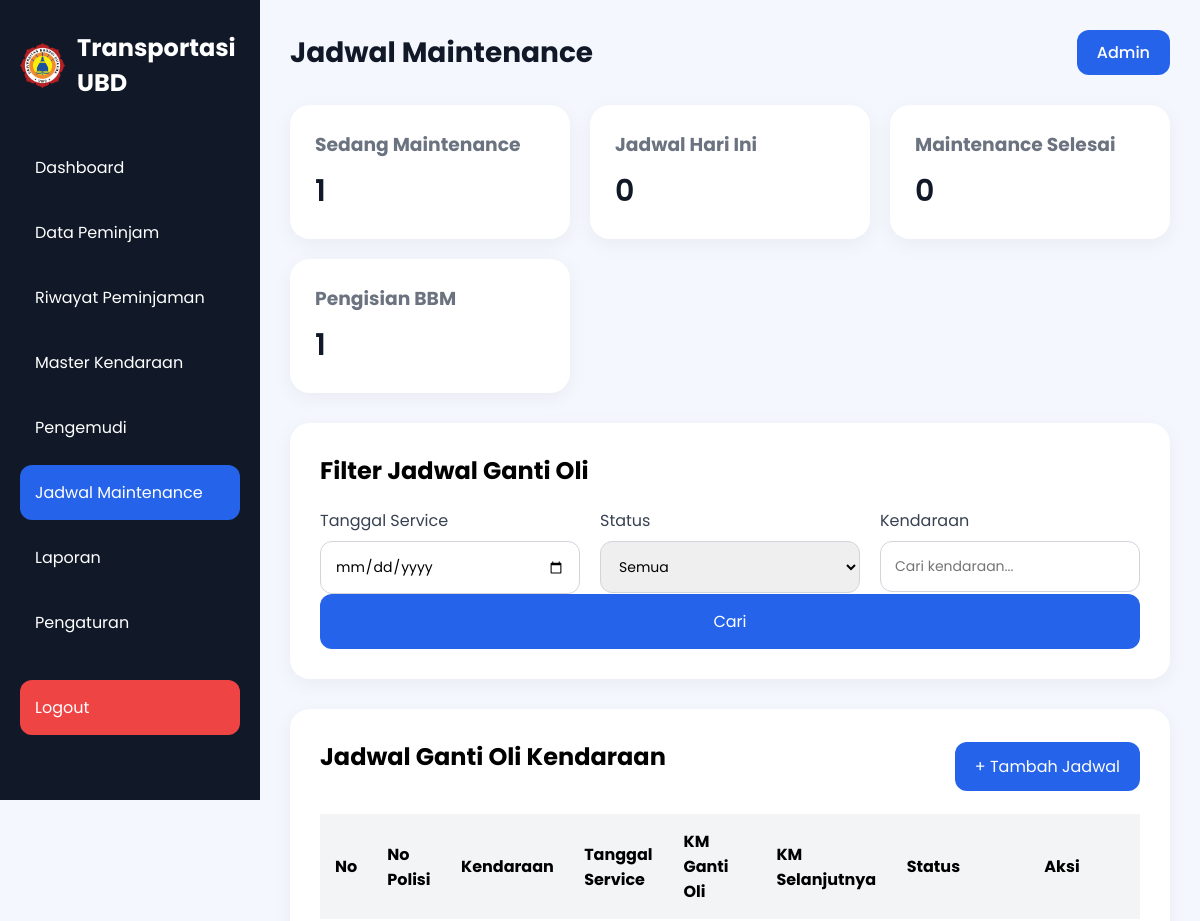
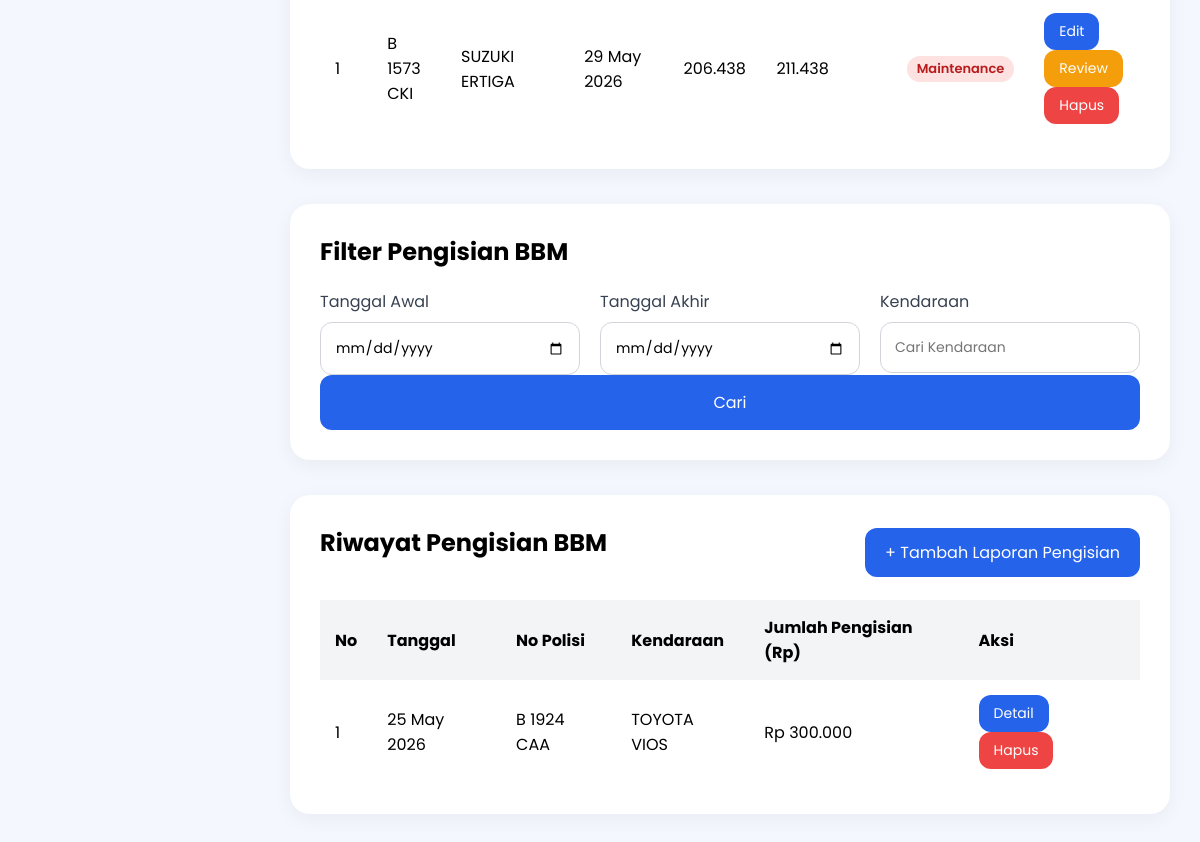
The app's page /jadwal.php (signed in) with its own data (2 pictures, top to bottom).
### tables this page shows
CREATE TABLE `jadwal_ganti_oli_kendaraan_operasional` (
  `id` int(11) NOT NULL,
  `id_kendaraan` int(11) NOT NULL,
  `no_polisi` varchar(20) NOT NULL,
  `tanggal_service` date DEFAULT NULL,
  `tanggal_spk` date DEFAULT NULL,
  `no_spk` varchar(50) DEFAULT NULL,
  `tanggal_lpj` date DEFAULT NULL,
  `no_lpj` varchar(50) DEFAULT NULL,
  `km_ganti_oli` int(11) NOT NULL,
  `km_ganti_oli_selanjutnya` int(11) NOT NULL,
  `keterangan` text DEFAULT NULL,
  `status` varchar(20) NOT NULL DEFAULT 'Proses'
);

CREATE TABLE `kendaraan` (
  `id_kendaraan` int(11) NOT NULL,
  `merk_jenis` varchar(100) NOT NULL,
  `tahun` int(11) NOT NULL,
  `no_polisi` varchar(15) NOT NULL,
  `tgl_pajak_stnk` varchar(30) DEFAULT NULL,
  `jenis` enum('Mobil','Motor') NOT NULL,
  `status` varchar(20) NOT NULL DEFAULT 'siap'
);

CREATE TABLE `pengisian_bbm` (
  `id` int(11) NOT NULL,
  `id_kendaraan` int(11) NOT NULL,
  `id_supir` int(11) NOT NULL,
  `tanggal_pengisian` date NOT NULL,
  `km_sebelum` int(11) NOT NULL,
  `km_sesudah` int(11) NOT NULL,
  `km_terpakai` int(11) NOT NULL,
  `jumlah_pengisian` decimal(12,2) NOT NULL
);

### jadwal.php (the view, shortened to what this page needs)
<?php
require_once "config/koneksi.php";
$sqlJadwal = "
SELECT
    j.*,
    k.no_polisi,
    k.merk_jenis
FROM jadwal_ganti_oli_kendaraan_operasional j
LEFT JOIN kendaraan k
ON j.id_kendaraan = k.id_kendaraan
";
$sqlJadwal .= "
ORDER BY
j.tanggal_service DESC
";
$queryJadwal =
mysqli_query($conn,$sqlJadwal);
$queryBBM = mysqli_query($conn,"
SELECT
    p.*,
    k.no_polisi,
    k.merk_jenis
FROM pengisian_bbm p
LEFT JOIN kendaraan k
ON p.id_kendaraan = k.id_kendaraan
ORDER BY p.tanggal_pengisian DESC
");
$qMaintenance = mysqli_query($conn,"
SELECT COUNT(*) AS total
FROM jadwal_ganti_oli_kendaraan_operasional
WHERE status='Maintenance'
");
$maintenance = mysqli_fetch_assoc($qMaintenance);
$qHariIni = mysqli_query($conn,"
SELECT COUNT(*) AS total
FROM jadwal_ganti_oli_kendaraan_operasional
WHERE tanggal_service = CURDATE()
");
$hariIni = mysqli_fetch_assoc($qHariIni);
$qSelesai = mysqli_query($conn,"
SELECT COUNT(*) AS total
FROM jadwal_ganti_oli_kendaraan_operasional
WHERE status='Selesai'
");
$selesai = mysqli_fetch_assoc($qSelesai);
$qBBM = mysqli_query($conn,"
SELECT COUNT(*) AS total
FROM pengisian_bbm
");
$totalBBM = mysqli_fetch_assoc($qBBM);
?>
<!DOCTYPE html>
<html lang="id">
<head>
    <link rel="stylesheet" href="style.css">
</head>
<body>
<div class="container">
    <div class="sidebar">
        <div class="logo">
            <img
                src="logo ubd.png"
                alt="Logo UBD"
                class="logo-img">
            <h2>Transportasi UBD</h2>
        </div>
        <ul class="menu">
            <li><a href="index.php">Dashboard</a></li>
            <li><a href="data-peminjam.php">Data Peminjam</a></li>
            <li><a href="riwayat.php">Riwayat Peminjaman</a></li>
            <li><a href="kendaraan.php">Master Kendaraan</a></li>
            <li><a href="pengemudi.php">Pengemudi</a></li>
            <li class="active"><a href="jadwal.php">Jadwal Maintenance</a></li>
            <li><a href="laporan.php">Laporan</a></li>
            <li><a href="pengaturan.php">Pengaturan</a></li>
            <li class="logout-menu">
                <a href="proses/logout.php">Logout</a>
            </li>
        </ul>
    </div>
    <div class="main-content">
        <div class="navbar">
            <h1>Jadwal Maintenance</h1>
            <div class="profile">
                <a href="#">Admin</a>
            </div>
        </div>
        <div class="cards">
            <div class="card">
                <h3>Sedang Maintenance</h3>
                <p><?= $maintenance['total']; ?></p>
            </div>
            <div class="card">
                <h3>Jadwal Hari Ini</h3>
                <p><?= $hariIni['total']; ?></p>
            </div>
            <div class="card">
                <h3>Maintenance Selesai</h3>
                <p><?= $selesai['total']; ?></p>
            </div>
            <div class="card">
                <h3>Pengisian BBM</h3>
                <p><?= $totalBBM['total']; ?></p>
            </div>
        </div>
        <div class="form-container">
            <h2>Filter Jadwal Ganti Oli</h2>
            <div class="row">
                <div class="input-group">
                    <label>Tanggal Service</label>
                    <input type="date" id="filterTanggal">
                </div>
                <div class="input-group">
                    <label>Status</label>
                    <select id="filterStatus">
                        <option value="Semua">Semua</option>
                    </select>
                </div>
                <div class="input-group">
                    <label>Kendaraan</label>
                    <input
                        type="text"
                        id="filterKendaraan"
                        placeholder="Cari kendaraan...">
                </div>
            </div>
            <button
                type="button"
                id="btnFilterJadwal"
                class="btn-1">
                Cari
            </button>
        </div>
        <div class="table-container">
            <div style="
                display:flex;
                justify-content:space-between;
                align-items:center;
                margin-bottom:20px;
            ">
                <h2>Jadwal Ganti Oli Kendaraan</h2>
                <button id="btnTambahJadwal" class="btn-1"
                    style="
                    width:auto;
                    padding:12px 20px;
                    ">
                    + Tambah Jadwal
                </button>
            </div>
            <table>
                <thead>
                    <tr
                        data-tanggal="<?= $row['tanggal_service']; ?>"
                        data-status="<?= strtolower($row['status']); ?>"
                        data-kendaraan="<?= strtolower($row['no_polisi'].' '.$row['merk_jenis']); ?>"
                    >
                        <th>No</th>
                        <th>No Polisi</th>
                        <th>Kendaraan</th>
                        <th>Tanggal Service</th>
                        <th>KM Ganti Oli</th>
                        <th>KM Selanjutnya</th>
                        <th>Status</th>
                        <th>Aksi</th>
                    </tr>
                </thead>
                <tbody id="dataJadwal">
                <?php
                $no = 1;
                while($row = mysqli_fetch_assoc($queryJadwal))
                {
                    $status = $row['status'];
                ?>
                <tr
                    data-tanggal="<?= $row['tanggal_service']; ?>"
                    data-status="<?= strtolower($row['status']); ?>"
                    data-kendaraan="<?= strtolower($row['no_polisi'].' '.$row['merk_jenis']); ?>"
                >
                    <td><?= $no++; ?></td>
                    <td><?= $row['no_polisi']; ?></td>
                    <td><?= $row['merk_jenis']; ?></td>
                    <td><?= date('d M Y', strtotime($row['tanggal_service'])); ?></td>
                    <td><?= number_format($row['km_ganti_oli'],0,',','.'); ?></td>
                    <td><?= number_format($row['km_ganti_oli_selanjutnya'],0,',','.'); ?></td>
                    <td>
                    <?php
                    $class = "pending";
                    if($status=="Maintenance"){
                        $class = "badge maintenance";
                    }
                    ?>
                    <span class="<?= $class ?>">
                        <?= $status ?>
                    </span>
                    </td>
                    <td>
                        <button
                            style="
                            width:auto;
                            padding:8px 15px;
                            font-size:14px;
                            "class="btn-1 btnEdit"
                            data-id="<?= $row['id']; ?>"
                            data-kendaraan="<?= $row['id_kendaraan']; ?>"
                            data-tanggal_service="<?= $row['tanggal_service']; ?>"
                            data-tanggal_spk="<?= $row['tanggal_spk']; ?>"
                            data-no_spk="<?= $row['no_spk']; ?>"
                            data-tanggal_lpj="<?= $row['tanggal_lpj']; ?>"
                            data-no_lpj="<?= $row['no_lpj']; ?>"
                            data-km="<?= $row['km_ganti_oli']; ?>"
                            data-kmnext="<?= $row['km_ganti_oli_selanjutnya']; ?>"
                            data-keterangan="<?= $row['keterangan']; ?>">
                            Edit</button>
                        <button
                            style="
                            width:auto;
                            padding:8px 15px;
                            font-size:14px;
                            background:#f59e0b;
                            "class="btn-1 btnReview"
                            data-id="<?= $row['id']; ?>"
                            data-nopol="<?= $row['no_polisi']; ?>"
                            data-kendaraan="<?= $row['merk_jenis']; ?>"
                            data-tanggal="<?= $row['tanggal_service']; ?>"
                            data-km="<?= $row['km_ganti_oli']; ?>"
                            data-kmnext="<?= $row['km_ganti_oli_selanjutnya']; ?>"
                            data-status="<?= $row['status']; ?>">
                            Review
                        </button>
                        <button
                            style="
                            width:auto;
                            padding:8px 15px;
                            font-size:14px;
                            background:#ef4444;
                            "class="btn-1 btnHapusJadwal"
                            data-id="<?= $row['id']; ?>"
                            data-kendaraan="<?= $row['no_polisi']; ?> - <?= $row['merk_jenis']; ?>">
                            Hapus
                        </button>
                    </td>
                </tr>
                <?php } ?>
                </tbody>
            </table>
        </div>
        <div class="form-container" style="margin-top:35px;">
            <h2>Filter Pengisian BBM</h2>
            <div class="row">
                <div class="input-group">
                    <label>Tanggal Awal</label>
                    <input
                        type="date"
                        id="filterBBMAwal">
                </div>
                <div class="input-group">
                    <label>Tanggal Akhir</label>
                    <input
                        type="date"
                        id="filterBBMAkhir">
                </div>
                <div class="input-group">
                    <label>Kendaraan</label>
                    <input
                        type="text"
                        id="filterBBMKendaraan"
                        placeholder="Cari Kendaraan">
                </div>
            </div>
            <button
                class="btn-1"
                id="btnCariBBM">
                Cari
            </button>
        </div>
        <div class="table-container" style="margin-top:35px;">
            <div style="
                display:flex;
                justify-content:space-between;
                align-items:center;
                margin-bottom:20px;
            ">
                <h2>Riwayat Pengisian BBM</h2>
                <button id="btnTambahBBM" class="btn-1"
                    style="
                    width:auto;
                    padding:12px 20px;
                    ">
                    + Tambah Laporan Pengisian
                </button>
            </div>
            <table>
                <thead>
                    <tr>
                        <th>No</th>
                        <th>Tanggal</th>
                        <th>No Polisi</th>
                        <th>Kendaraan</th>
                        <th>Jumlah Pengisian (Rp)</th>
                        <th>Aksi</th>
                    </tr>
                </thead>
                <tbody id="dataBBM">
                <?php
                $no = 1;
                while($row = mysqli_fetch_assoc($queryBBM))
                {
                ?>
                <tr
                    data-tanggal="<?= $row['tanggal_pengisian']; ?>"
                    data-kendaraan="<?= strtolower($row['no_polisi'].' '.$row['merk_jenis']); ?>"
                >
                    <td><?= $no++; ?></td>
                    <td><?= date('d M Y',strtotime($row['tanggal_pengisian'])); ?></td>
                    <td><?= $row['no_polisi']; ?></td>
                    <td><?= $row['merk_jenis']; ?></td>
                    <td>
                        Rp <?= number_format($row['jumlah_pengisian'],0,',','.'); ?>
                    </td>
                    <td>
                        <button
                            style="
                            width:auto;
                            padding:8px 15px;
                            font-size:14px;
                            "class="btn-1 btnDetail"
                            data-id="<?= $row['id']; ?>"
                            data-tanggal="<?= $row['tanggal_pengisian']; ?>"
                            data-nopol="<?= $row['no_polisi']; ?>"
                            data-kendaraan="<?= $row['merk_jenis']; ?>"
                            data-kmsebelum="<?= $row['km_sebelum']; ?>"
                            data-kmsesudah="<?= $row['km_sesudah']; ?>"
                            data-kmterpakai="<?= $row['km_terpakai']; ?>"
                            data-jumlah="<?= $row['jumlah_pengisian']; ?>">
                            Detail
                        </button>
                        <button
                            style="
                            width:auto;
                            padding:8px 15px;
                            font-size:14px;
                            background:#ef4444;
                            "class="btn-1 btnHapusPengisian"
                            data-kendaraan="<?= $row['no_polisi']; ?> - <?= $row['merk_jenis']; ?>">
                            Hapus
                        </button>
                    </td>
                </tr>
                <?php } ?>
                </tbody>
            </table>
        </div>
    </div>
</div>
</body>
</html>

### records on screen
jadwal_ganti_oli_kendaraan_operasional: id_kendaraan.no_polisi "B 1573 CKI", id_kendaraan.merk_jenis "SUZUKI ERTIGA", tanggal_service "29 May 2026", km_ganti_oli "206.438", km_ganti_oli_selanjutnya "211.438", status "Maintenance"
pengisian_bbm: tanggal_pengisian "25 May 2026", id_kendaraan.no_polisi "B 1924 CAA", id_kendaraan.merk_jenis "TOYOTA VIOS", jumlah_pengisian "300.000"

### other values on screen
$maintenance['total'] "1"
$hariIni['total'] "0"
$selesai['total'] "0"
$totalBBM['total'] "1"
